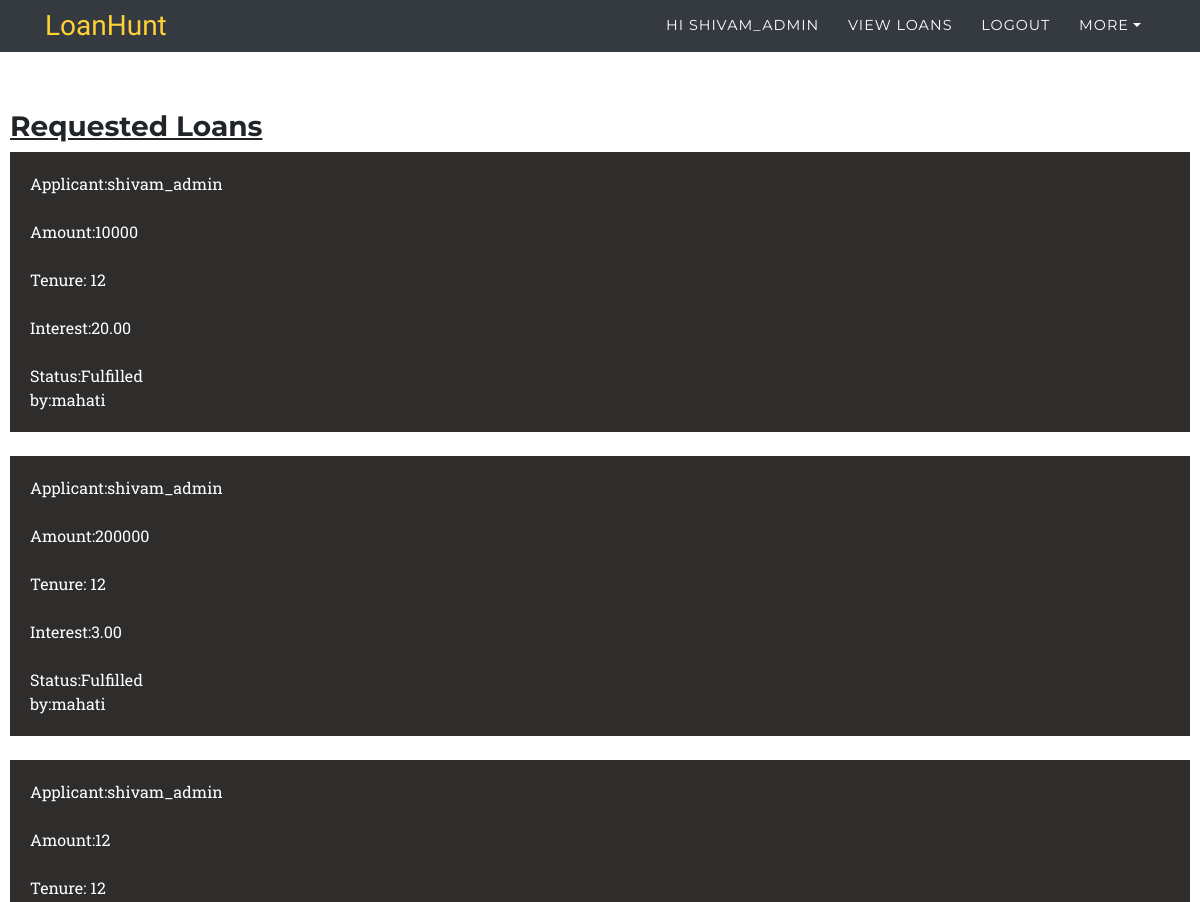
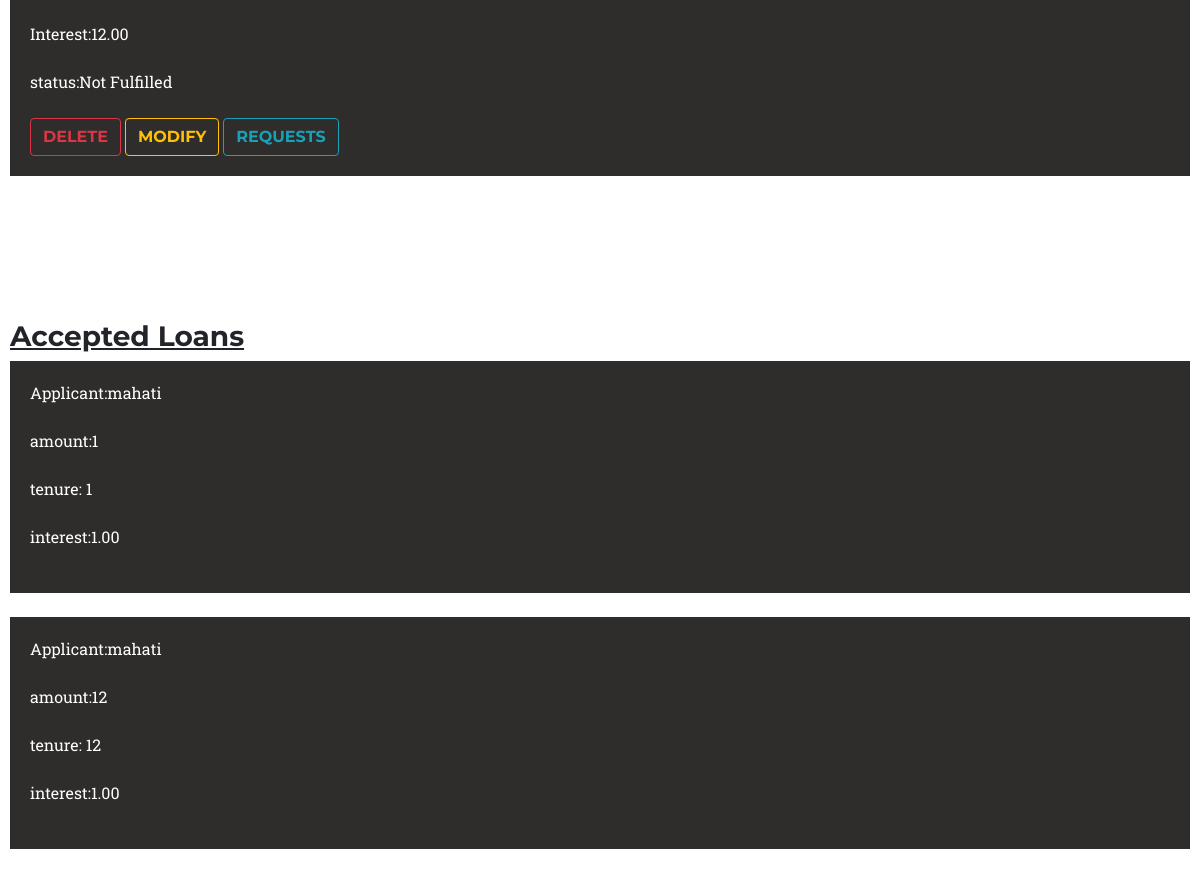
The app's page /loan/dashboard (signed in) with its own data (2 pictures, top to bottom).
### loans/models.py (models this page shows, shortened)
class loans(models.Model):
    applicant=models.ForeignKey(User,on_delete=models.CASCADE,null=True,blank=True)
    lender=models.ForeignKey(User,on_delete=models.CASCADE,null=True,blank=True,related_name='lender_user')
    applied_date=models.DateTimeField(default=datetime.now)
    accepted_date=models.DateTimeField(null=True,blank=True)
    status=models.BooleanField(default=False)
    amt=models.IntegerField()
    tenure=models.IntegerField()
    interest=models.DecimalField(decimal_places=2,max_digits=4)

### loans/views.py (the view)
# urls.py: path('loan/dashboard',loan_views.loan_dashboard,name="loan_dashboard"),
@login_required
def loan_dashboard(request):
    context={'applied':loans.objects.filter(applicant=request.user),'accepted':loans.objects.filter(lender=request.user)}
    return render(request,'loans/loan_dashboard.html',context)

### template/loans/loan_dashboard.html (shortened to what this page needs)
{% extends 'index.html' %}
{% block content %}
<div class="loan_applied">
    <h3><u>Requested Loans</u></h3>
    {% for i in applied %}
    <div class="item">
        Applicant:{{ i.applicant }}<br><br>
        Amount:{{ i.amt }}<br><br>
        Tenure: {{ i.tenure }}<br><br>
        Interest:{{ i.interest }}<br><br>
        {% if i.status %}
        Status:Fulfilled
        <br>
        by:{{ i.lender }}
        {% else %}
            status:Not Fulfilled<br><br>
            <a href="{% url 'loan_delete' i.pk %}"><button type="submit" class="btn btn-outline-danger">DELETE</button></a>
            <a href="{% url 'loan_modify' i.pk %}"><button type="submit" class="btn btn-outline-warning">MODIFY</button></a>
            <a href="{% url 'modify_request_view' i.pk %}"><button type="submit" class="btn btn-outline-info">REQUESTS</button></a>
        {% endif %}
    </div><br>
    {% endfor %}
</div>
<div class="loan_applied">
    <h3><u>Accepted Loans</u></h3>
    {% for i in accepted %}
    <div class="item">
        Applicant:{{ i.applicant }}<br><br>
        amount:{{ i.amt }}<br><br>
        tenure: {{ i.tenure }}<br><br>
        interest:{{ i.interest }}<br><br>
    </div><br>
    {% endfor %}
    {% endblock content %}

### template/index.html (shortened to what this page needs)
<!DOCTYPE html>
<html>
{% load static %}
<head>
    <link rel="stylesheet" href="{% static 'assets/css/styles.css' %}">
    <link rel="stylesheet" href="{% static 'assets/bootstrap/css/bootstrap.min.css' %}">
    <link rel="stylesheet" href="{% static 'assets/fonts/font-awesome.min.css' %}">
</head>
<body id="page-top">
    <nav class="navbar navbar-dark navbar-expand-lg fixed-top bg-dark" id="mainNav" style="height: 52px;">
        <div class="container"><a class="navbar-brand" href="{% url 'home' %}">LoanHunt</a>
            <div class="collapse navbar-collapse" id="navbarResponsive">
                <ul class="nav navbar-nav ml-auto text-uppercase">
                    {% if not user.is_authenticated %}
                    <li class="nav-item" role="presentation"><a class="nav-link js-scroll-trigger"
                            href="{% url 'register' %}">signup</a></li>
                    <li class="nav-item" role="presentation"><a class="nav-link js-scroll-trigger"
                            href="{% url 'login' %}">signin</a></li>
                    {% else %}
                    <li class="nav-item" role="presentation"><a class="nav-link js-scroll-trigger"
                            href="{% url 'user_profile' %}">Hi {{ user.username }}</a></li>
                    <li class="nav-item" role="presentation"><a class="nav-link js-scroll-trigger"
                            href="{% url 'loan_view' %}">view loans</a></li>
                    <li class="nav-item" role="presentation"><a class="nav-link js-scroll-trigger"
                            href="{% url 'logout' %}">logout</a></li>
                    <li class="nav-item dropdown "><a class="dropdown-toggle nav-link" data-toggle="dropdown"
                            aria-expanded="true" href="#">more</a>
                    </li>
                    {% endif %}
                </ul>
            </div>
        </div>
    </nav>
    {% block content %}
    {% endblock content %}
</body>
</html>

### static/assets/css/styles.css (style rules this page uses)
.loan_applied { display: flex; flex-direction: column; margin-top: 100px; padding: 10px; }
.item { background-color: rgb(47, 44, 44); color:white; padding:20px; transition-property: all; transition-duration: 0.5s; cursor: pointer; }

### records on screen
loans: applicant "shivam_admin", amt "10000", tenure "12", interest "20.00", lender "mahati"
loans: applicant "shivam_admin", amt "200000", tenure "12", interest "3.00", lender "mahati"
loans: applicant "shivam_admin", amt "12", tenure "12", interest "12.00", status "status:Not Fulfilled"
loans: applicant "mahati", amt "1", tenure "1", interest "1.00"
loans: applicant "mahati", amt "12", tenure "12", interest "1.00"

### other values on screen
{{ user.username }} "SHIVAM_ADMIN"
